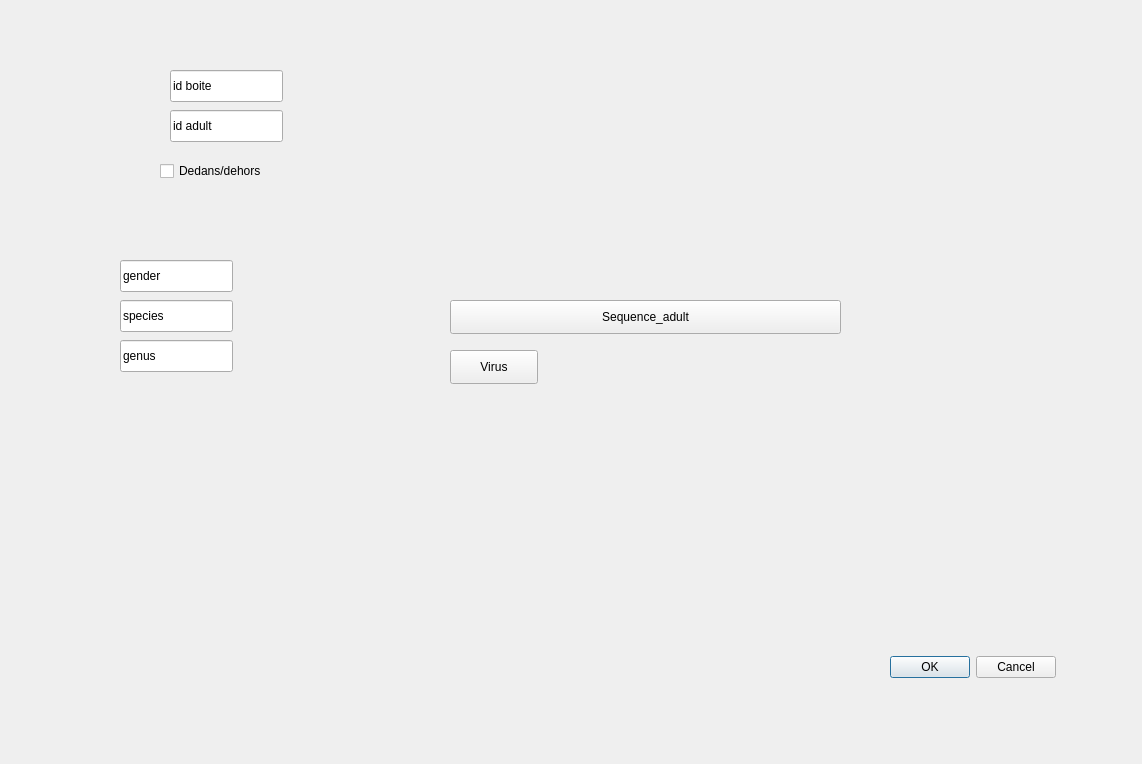
<?xml version="1.0" encoding="UTF-8"?>
<ui version="4.0">
 <class>Dialog</class>
 <widget class="QDialog" name="Dialog">
  <property name="geometry">
   <rect>
    <x>0</x>
    <y>0</y>
    <width>1142</width>
    <height>764</height>
   </rect>
  </property>
  <property name="windowTitle">
   <string>Dialog</string>
  </property>
  <widget class="QCheckBox" name="checkBox">
   <property name="geometry">
    <rect>
     <x>160</x>
     <y>160</y>
     <width>251</width>
     <height>22</height>
    </rect>
   </property>
   <property name="text">
    <string>Dedans/dehors</string>
   </property>
  </widget>
  <widget class="QLineEdit" name="lineEdit">
   <property name="geometry">
    <rect>
     <x>170</x>
     <y>70</y>
     <width>113</width>
     <height>32</height>
    </rect>
   </property>
   <property name="text">
    <string>id boite</string>
   </property>
  </widget>
  <widget class="QDialogButtonBox" name="buttonBox">
   <property name="geometry">
    <rect>
     <x>880</x>
     <y>650</y>
     <width>176</width>
     <height>34</height>
    </rect>
   </property>
   <property name="standardButtons">
    <set>QDialogButtonBox::Cancel|QDialogButtonBox::Ok</set>
   </property>
  </widget>
  <widget class="QLineEdit" name="lineEdit_2">
   <property name="geometry">
    <rect>
     <x>120</x>
     <y>300</y>
     <width>113</width>
     <height>32</height>
    </rect>
   </property>
   <property name="text">
    <string>species</string>
   </property>
  </widget>
  <widget class="QLineEdit" name="lineEdit_3">
   <property name="geometry">
    <rect>
     <x>120</x>
     <y>260</y>
     <width>113</width>
     <height>32</height>
    </rect>
   </property>
   <property name="text">
    <string>gender</string>
   </property>
  </widget>
  <widget class="QLineEdit" name="lineEdit_4">
   <property name="geometry">
    <rect>
     <x>120</x>
     <y>340</y>
     <width>113</width>
     <height>32</height>
    </rect>
   </property>
   <property name="text">
    <string>genus</string>
   </property>
  </widget>
  <widget class="QLineEdit" name="lineEdit_5">
   <property name="geometry">
    <rect>
     <x>170</x>
     <y>110</y>
     <width>113</width>
     <height>32</height>
    </rect>
   </property>
   <property name="text">
    <string>id adult</string>
   </property>
  </widget>
  <widget class="QPushButton" name="pushButton">
   <property name="geometry">
    <rect>
     <x>450</x>
     <y>300</y>
     <width>391</width>
     <height>34</height>
    </rect>
   </property>
   <property name="text">
    <string>Sequence_adult</string>
   </property>
  </widget>
  <widget class="QPushButton" name="pushButton_2">
   <property name="geometry">
    <rect>
     <x>450</x>
     <y>350</y>
     <width>88</width>
     <height>34</height>
    </rect>
   </property>
   <property name="text">
    <string>Virus</string>
   </property>
  </widget>
 </widget>
 <resources/>
 <connections/>
</ui>
